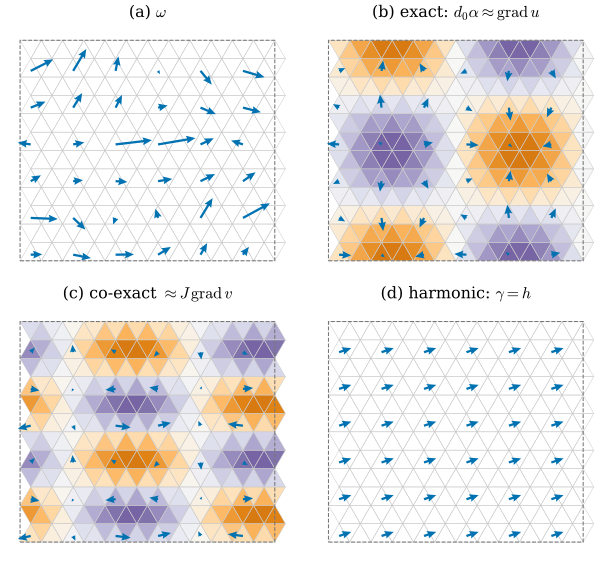

Write the Python code that produced this figure.
"""Figure 45.1.1: the discrete Hodge decomposition of a 1-form on a flat torus (Section 45.1, Example 45.1.15).

Mesh: ch45.FlatTorus(12, 12), the equilateral triangulation of R^2 / (W Z x H Z), W = 1, H = sqrt(3)/2 (side 1/12;
144 vertices, 432 edges, 288 faces; star1 = 1/sqrt 3 on every edge). The 1-form is omega = R_1(du + star dv + h) with
u = 0.05 sin(2 pi x/W) cos(2 pi y/H), v = 0.03 cos(2 pi x/W + 0.4) sin(4 pi y/H), h = 0.3 dx + 0.1 dy
(ch45.flat_torus_example). It is split by Proposition 45.1.13 into d0 alpha + star1^{-1} d1^T bt + gamma.
Every panel shows the fundamental rectangle (dashed) with the mesh edges (light gray) and, at the barycenters of 36
faces (the first face of the pair (r, c) for even r and even c), the Whitney interpolant of the 1-form (blue arrows,
0.16 times the true length in all four panels). Shading: PuOr_r, orange positive, purple negative, white 0.
(a) omega, (b) d0 alpha over the faces shaded by alpha (~ u), (c) the co-exact part over the faces shaded by -bt (~ v),
(d) gamma.
Self-checks: |alpha - u| < 3e-5, |bt + v| < 3e-4 (means removed), gamma = R_1(h) to 1e-14, and the three parts are
pairwise orthogonal for <a, b>_1 = a^T star1 b.

Run from the project root: PYTHONPATH=tools python3 chapters/45-vector-field-design/figures/fig-45-1-1-flat-torus-decomposition.py
"""

import pathlib
import sys

import dgdec as dd
import dgfig

dgfig.setup()
import matplotlib.pyplot as plt  # noqa: E402
import numpy as np  # noqa: E402
from matplotlib.collections import LineCollection, PolyCollection  # noqa: E402

sys.path.insert(0, str(pathlib.Path(__file__).resolve().parents[1] / "lib"))
import ch45  # noqa: E402

col = dgfig.COLORS
ft = ch45.FlatTorus(12, 12)
F = ft.F
D0, D1 = dd.d0(F), dd.d1(F)
s0, s1, s2 = ch45.stars_from_corners(F, ft.C)
omega, u, v, h = ch45.flat_torus_example(ft)
alpha, bt, gamma = ch45.hodge_decomposition(D0, D1, s1, omega)
ex, co = D0 @ alpha, (D1.T @ bt) / s1
assert np.abs(alpha - (u - u.mean())).max() < 3e-5
assert np.abs(bt + (v - v.mean())).max() < 3e-4
assert np.abs(gamma - h).max() < 1e-14
ip = lambda a, b: a @ (s1 * b)  # noqa: E731
assert max(abs(ip(ex, co)), abs(ip(ex, gamma)), abs(ip(co, gamma))) < 1e-13
print(f"|alpha - u| = {np.abs(alpha - (u - u.mean())).max():.2e}, |bt + v| = {np.abs(bt + (v - v.mean())).max():.2e}, "
      f"|gamma - h| = {np.abs(gamma - h).max():.1e}")

cen = ft.centroids()
sel = np.array([2 * (r * ft.n + c) for r in range(0, ft.rows, 2) for c in range(0, ft.n, 2)])  # 36 faces
scale = 0.16
panels = [(omega, None, r"(a) $\omega$"),
          (ex, alpha[F].mean(1), r"(b) exact: $d_0\alpha \approx \mathrm{grad}\,u$"),
          (co, -bt, r"(c) co-exact $\approx J\,\mathrm{grad}\,v$"),
          (gamma, None, r"(d) harmonic: $\gamma = h$")]
fig, axs = plt.subplots(2, 2, figsize=(6.4, 5.9))
segs = []
for f in range(len(F)):
    for a in range(3):
        segs.append([ft.C[f, a], ft.C[f, (a + 1) % 3]])
for ax, (form, shade, title) in zip(axs.ravel(), panels):
    if shade is not None:
        m = np.abs(shade).max()
        cm = plt.get_cmap("PuOr_r")
        ax.add_collection(PolyCollection(ft.C, facecolors=cm(0.5 + 0.32 * shade / m), edgecolors="none", zorder=0))
    ax.add_collection(LineCollection(segs, colors="#C8C8C8", linewidths=0.35, zorder=1))
    X = ch45.whitney_barycenters(F, ft.C, form)
    ax.quiver(cen[sel, 0], cen[sel, 1], scale * X[sel, 0], scale * X[sel, 1], angles="xy", scale_units="xy", scale=1,
              color=col["tangent"], width=0.008, headwidth=3.4, headlength=4.0, headaxislength=3.6, zorder=3)
    ax.plot([0, ft.W, ft.W, 0, 0], [0, 0, ft.H, ft.H, 0], color=col["aux"], lw=0.8, ls="--", zorder=2)
    ax.set_xlim(-0.06, ft.W + 0.06)
    ax.set_ylim(-0.06, ft.H + 0.06)
    ax.set_aspect("equal")
    ax.set_axis_off()
    ax.set_title(title, fontsize=12)
fig.subplots_adjust(left=0.01, right=0.99, top=0.95, bottom=0.01, wspace=0.05, hspace=0.12)
dgfig.save(fig, __file__)
